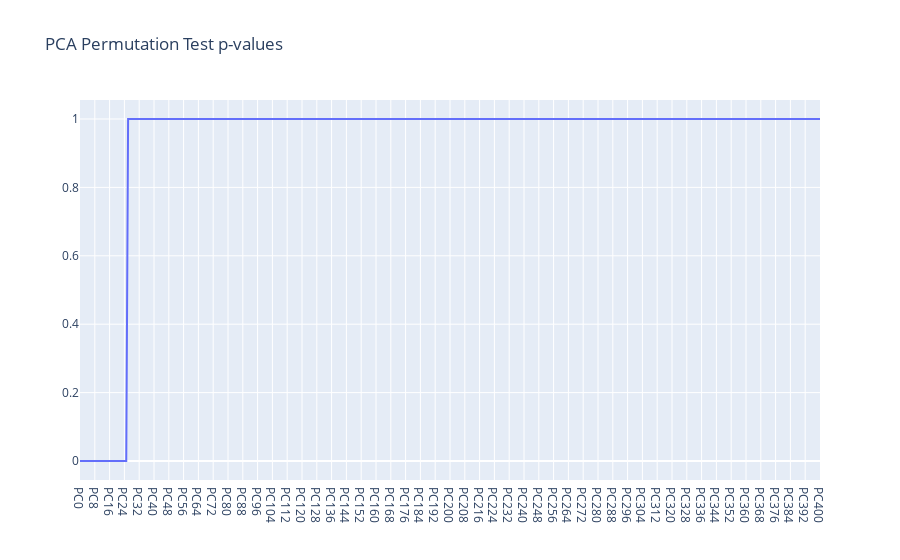

Here is the notebook cell this chart was saved with:
### Code cell
# decide on pca components
from sklearn.decomposition import PCA
import plotly.graph_objects as go

def de_correlate_df(df):
    X_aux = df.copy()
    for col in df.columns:
        X_aux[col] = df[col].sample(len(df)).values

    return X_aux

df = pd.read_csv("./datasetC.csv", header=None)

pca = PCA()
pca.fit(df)
original_variance = pca.explained_variance_ratio_

N_permutations = 100
variance = np.zeros((N_permutations, len(df.columns)))

for i in range(N_permutations):
    X_aux = de_correlate_df(df)

    pca.fit(X_aux)
    variance[i, :] = pca.explained_variance_ratio_

p_val = np.sum(variance > original_variance, axis=0) / N_permutations
num_components = next(i for i, value in enumerate(p_val) if value > 0) - 1
print(f"No. PCA-Components:{num_components}")

fig = go.Figure()
fig.add_trace(go.Scatter(x=[f'PC{i}' for i in range(len(df.columns))], y=p_val, name='p-value on significance'))
fig.update_layout(title="PCA Permutation Test p-values")

### Figure 1 — Plotly figure (JSON) as saved in the notebook; plotly's stock layout.template omitted (floating-point values rounded to 4 significant figures; data arrays with more than 128 entries replaced by an {"elided": "..."} marker saying what was removed)
{"data": [{"name": "p-value on significance", "type": "scatter", "x": {"elided": "401 str values"}, "y": {"elided": "401 int values"}}], "layout": {"title": {"text": "PCA Permutation Test p-values"}}}
